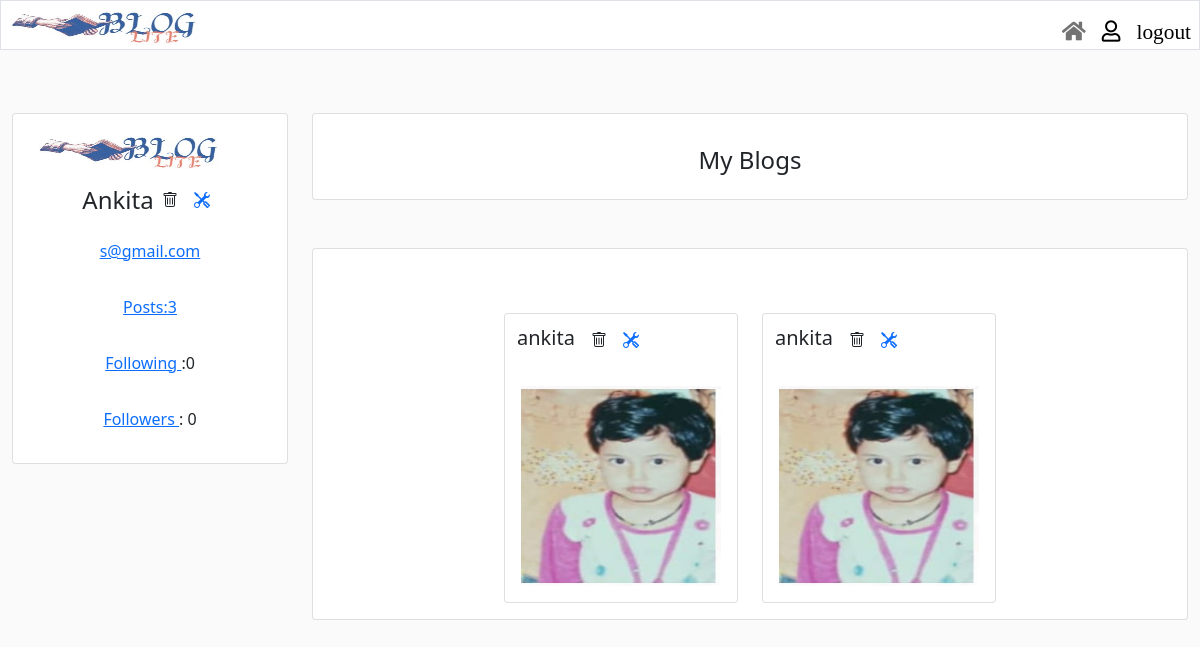
The app's page /myprofile (signed in), older data.
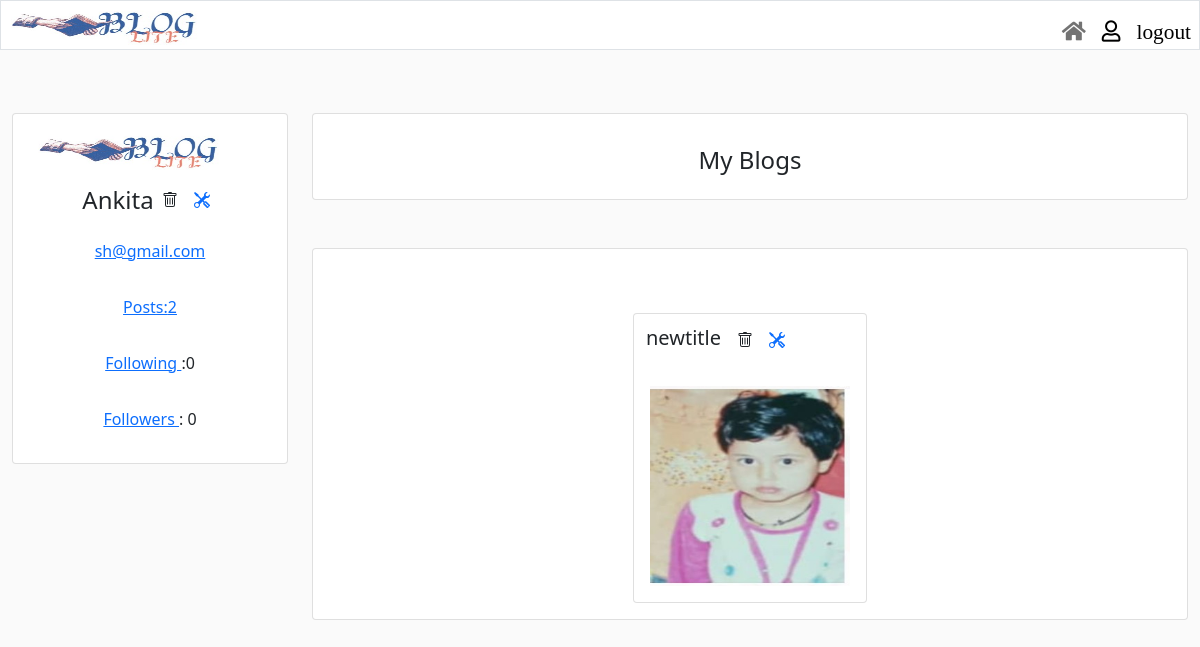
The same page, newer data.
### app/models.py (models this page shows, shortened)
class User(UserMixin, db.Model):
    id = db.Column(db.Integer,primary_key=True)
    user = db.Column(db.String(64),unique = True)
    email = db.Column(db.String(120),unique = True)
    password = db.Column(db.String(500))
    userprofile = db.relationship('Userprofile' , backref='User', lazy=True , uselist=False)
    followed = db.relationship('Follow',
                               foreign_keys=[Follow.follower_id],
                               backref=db.backref('follower', lazy='joined'),
                               lazy='dynamic',
                               cascade='all, delete-orphan')
    followers = db.relationship('Follow',
                              foreign_keys=[Follow.followed_id],
                              backref=db.backref('followed', lazy='joined'),
                              lazy='dynamic',
                              cascade='all, delete-orphan')
    def delete(self):
        db.session.delete(self)
        db.session.commit()
        return self

class Userprofile(db.Model):
    id=db.Column(db.Integer,primary_key=True)
    user_id = db.Column(db.Integer, db.ForeignKey('user.id'), unique=True , nullable=False)
    no_of_posts = db.Column(db.Integer)
    no_of_followers = db.Column(db.Integer)
    no_of_following = db.Column(db.Integer)
    image  = db.Column(db.BLOB)
    post = db.relationship('Post' , backref='Userprofile', lazy=True)
    post_likes = db.relationship('Postlikes' , backref='Userprofile', lazy=True)
    comments = db.relationship('Comments' , backref='Userprofile', lazy=True)

class Post(db.Model):
    id = db.Column(db.Integer , primary_key=True)
    title = db.Column(db.String(100))
    caption = db.Column(db.String(100))
    imgpath  = db.Column(db.String(100))
    timestamp = db.Column(db.DateTime)
    no_of_likes = db.Column(db.Integer , default=0)
    user_id = db.Column(db.Integer, db.ForeignKey('userprofile.id'))
    post_likes = db.relationship('Postlikes' , backref='Post', lazy=True )
    comments = db.relationship('Comments' , backref='Post', lazy=True )

### app/views.py (the view)
@app.route('/myprofile')
def myprofile():
    if not current_user.is_authenticated:
        return redirect(url_for('login'))
    else:
        user = User.query.filter_by(id=current_user.id).first_or_404()
        posts = Post.query.filter_by(user_id=user.id).all()
        return render_template('profile/myprofile.html', user=user, posts=posts)

### app/views.py (called while the page is built)
@lm.user_loader
def load_user(user_id):
    return User.query.get(int(user_id))

### app/templates/profile/myprofile.html (shortened to what this page needs)
{% extends "layouts/base-all.html" %}
{% block content %}
<section>
  <div class="container-fluid">
    <div class="row">
      <div class="col-md-3">
        <div class="card mt-5">
          <div class="card-body">
            <div class="d-flex justify-content-center">
              <img src="/static/img/blogv.jpg" alt="logo" width="250" height="40" />
            </div>
            <div class="d-flex justify-content-center">
              <h4 class="mt-3"> {{user.user}} </h4>
              <div class="mt-3 mx-2" onclick="onDeleteUser()">
            </div>
            <a href="/profile/{{user.user}}/edit">
            <div class="mt-3 mx-2">
            </div>
            </div>
            <div class="d-flex justify-content-center">
              <p class="mt-3"> {{user.email}} </p>
            </div>
            <div class="d-flex justify-content-center">
              <p class="mt-3"> Posts:{{user.userprofile.no_of_posts}} </p>
            </div>
            <div class="d-flex justify-content-center">
              <p class="mt-3"> <a href="{{url_for('followings')}}">Following </a>:{{user.userprofile.no_of_following}}
              </p>
            </div>
            <div class="d-flex justify-content-center">
              <p class="mt-3"><a href="{{url_for('followers')}}"> Followers </a> : {{user.userprofile.no_of_followers}}
              </p>
            </div>
          </div>
        </div>
      </div>
      <div class="col-md-9">
        <div class="card mt-5">
          <div class="card-body">
            <div class="d-flex justify-content-center">
              <h4 class="mt-3"> My Blogs </h4>
            </div>
          </div>
        </div>
        <div class="card mt-5">
          <div class="card-body">
            <div class="d-flex justify-content-center">
              <div class="row">
                {% for post in posts %}
                  <div class="col-md-auto">
                    <div class="card mt-5">
                      <div class="card-title">
                        <div class="d-flex  justify-content-start m-1">
                          <h5 class="m-2"> {{post.title}} </h5>
                          <div class="m-2" onclick="onDelete('{{post.id}}')">
                        </div>
                        <a href="/edit/{{post.id}}">
                        <div class="m-2">
                        </div>
                      </a>
                        </div>
                      </div>
                      <a href="/post/{{user.user}}/{{post.id}}" >
                      <div class="card-body">
                        <div class="d-flex justify-content-center">
                          <img src="/static/path/to/the/uploads/{{post.imgpath}}" alt="{{post.imgpath}}" width="200"
                            height="200" />
                        </div>
                      </div>
                    </a>
                    </div>
                  </div>
                {% endfor %}
              </div>
            </div>
          </div>
        </div>
      </div>
    </div>
  </div>
</section>
{% endblock %}

Row changes from the older to the newer data that the page shows:
removed Post: title "ankita", imgpath (picture)
changed User "Ankita": email "s@gmail.com" → "sh@gmail.com"
changed Userprofile: userprofile.no_of_posts "3" → "2"
changed Post: title "ankita" → "newtitle"
